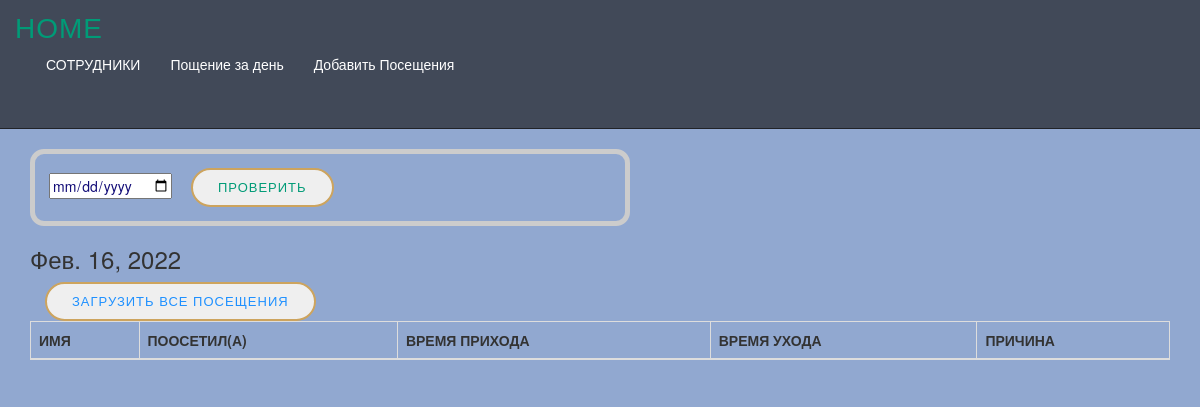
Page /list-visit-day/ on the earlier database version.
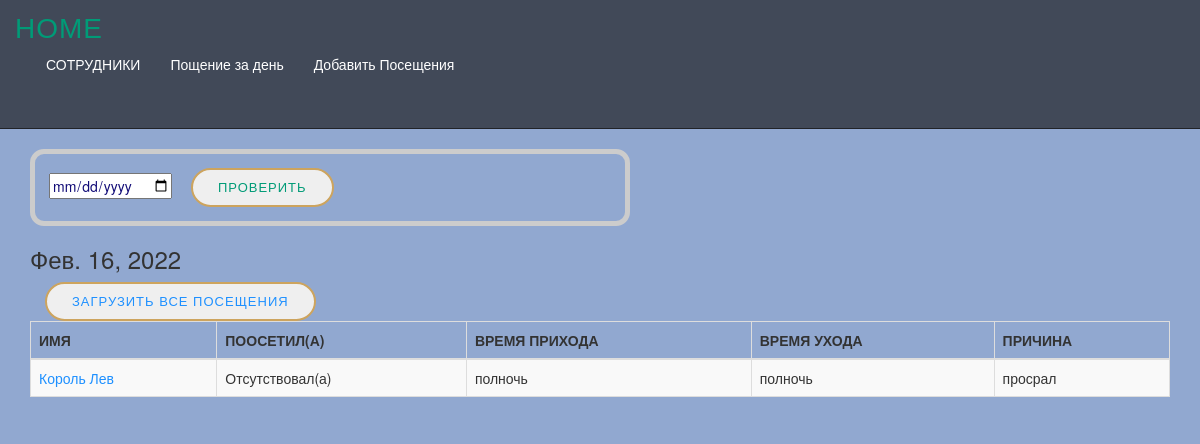
Same page on the later database version.
### grid/models.py (models this page shows, shortened)
class Visits(models.Model):
    date = models.DateField(auto_created=False)
    user = models.ForeignKey(Employee, on_delete=models.CASCADE)
    visited = models.BooleanField(choices=CHOICES)
    time_start = models.TimeField(auto_now_add=False, blank=True, null=True, default='00:00')
    time_end = models.TimeField(auto_now_add=False, blank=True, null=True, default='00:00')
    reason = models.CharField(max_length=1000, blank=True, default=' ')
    class Meta:
        ordering = ['-date']
        db_table = 'visit'

class Employee(models.Model):
    name = models.CharField(max_length=255)
    email = models.EmailField()
    phone = models.CharField(max_length=500)
    position = models.ForeignKey(Positions, on_delete=models.CASCADE)
    image = models.ImageField(upload_to='images')
    slug = models.SlugField(unique=True)
    steck = models.CharField(max_length=1000)
    def get_absolute_url(self):
        return reverse('visit', kwargs={'slug': self.slug})
    class Meta:
        db_table = 'employee'

### grid/views.py (the view)
# urls.py: path('list-visit-day/', list_visit_day, name='list_visit_day'),
def list_visit_day(request):
    day = d.today()
    visit = Visits.objects.filter(date=day)
    if request.method == 'POST':
        day = request.POST['day']
        visit = Visits.objects.filter(date=day)
    context = {
        'visits': visit,
        'day': day
    }
    return render(request, "list_visit_day.html", context)

### grid/templates/list_visit_day.html (shortened to what this page needs)
{% extends "base.html" %}
{% block content %}
<div class="col-md-12">
    <br>
    <form action="{% url 'list_visit_day' %}" method="POST">
        <input type="date" class="form-submit" name="day" id="day"
               placeholder="Todays Date" required>
        <button>ПРОВЕРИТЬ</button>
    </form>
    <div class="table-responsive">
        <table id="bootstrapdatatable" class="table table-striped table-bordered" width="100%">
            <thead>
            <th>ИМЯ</th>
            <th>ПООСЕТИЛ(А)</th>
            <th>ВРЕМЯ ПРИХОДА</th>
            <th>ВРЕМЯ УХОДА</th>
            <th>ПРИЧИНА</th>
            </thead>
            <tbody>
            <h3>{{ day }}</h3>
            <button>
            <a href="{% url 'export_excel' %}">Загрузить все посещения</a>
            </button>
            {% for visit in visits %}
            <tr>
                <td><a href="{{ visit.user.get_absolute_url }}">{{ visit.user.name }}</a></td>
                {% if visit.visited == True %}
                <td>Поcетил(а)</td>
                {% else %}
                <td>Отсутствовал(а)</td>
                {% endif %}
                {% if visit.time_start %}
                <td>{{ visit.time_start }}</td>
                {% else %}
                <td>----</td>
                {% endif %}
                {% if visit.time_end %}
                <td>{{ visit.time_end }}</td>
                {% else %}
                <td>----</td>
                {% endif %}
                {% if visit.reason %}
                <td>{{ visit.reason }}</td>
                {% else %}
                <td>----</td>
                {% endif %}
            </tr>
            {%endfor%}
            </tbody>
        </table>
    </div>
    {%endblock content%}

### grid/templates/base.html (shortened to what this page needs)
{% load static %}
<!doctype html>
<html lang=ru>
<head>
    <link href="http://maxcdn.bootstrapcdn.com/bootstrap/3.3.0/css/bootstrap.min.css" rel="stylesheet"
          id="bootstrap-css">
    <link href="{% static 'css/style.css' %}" rel="stylesheet">
</head>
<body>
<header id="header" class="fixed-top d-flex align-items-cente">
    <div class="container-fluid container-xl d-flex align-items-center justify-content-lg-between">
        <h1 class="logo me-auto me-lg-0"><a href="{% url 'index' %}">HOME</a></h1>
        <nav id="navbar" class="navbar order-last order-lg-0">
            <ul>
                <li><a class="nav-link scrollto" href="{% url 'index' %}">СОТРУДНИКИ</a></li>
                <li><a class="nav-link scrollto" href="{% url 'list_visit_day' %}">Пощение за день</a></li>
                <li><a class="nav-link scrollto" href="{% url 'add_visit' %}">Добавить Посещения</a></li>
            </ul>
        </nav>
    </div>
</header>
<div class="container">
    <div class="row">
        {%block content%}
        {%endblock%}
    </div>
</div>
</body>
</html>

### grid/static/css/style.css (style rules this page uses)
body { background-color: #91A8D0; }
a { color: #1E90FF }
button { margin: 0 0 0 15px; border: 2px solid #cda45e; color: #009B77; border-radius: 50px; padding: 8px 25px; text-transform: uppercase; font-size: 13px; font-weight: 500; letter-spacing: 1px; transition: 0.3s; }
#header { position: inherit; background: rgba(12, 11, 9, 0.6); border-bottom: 1px solid rgba(12, 11, 9, 0.6); transition: all 0.5s; z-index: 997; padding: 15px 0; top: 40px; }
#header .logo { position: inherit; font-size: 28px; margin: 0; padding: 0; line-height: 1; font-weight: 300; letter-spacing: 1px; text-transform: uppercase; font-family: "Poppins", sans-serif; }
#header .logo a { color: #009B77; margin: 300 ; }
.navbar { padding: 0; }
.navbar ul { margin: 0; padding: 0; display: flex; list-style: none; align-items: center; }
.navbar li { position: relative; }
.navbar a, .navbar a:focus { display: flex; align-items: center; justify-content: space-between; padding: 10px 0 10px 30px; color: #fff; white-space: nowrap; transition: 0.3s; font-size: 14px; }
form { margin: 300 ; width: 600px; padding: 1em; border: 5px solid #CCC; border-radius: 1em; color: #110B77; }

Differences in the rows shown:
added Visits: user.name "Король Лев", visited "Отсутствовал(а)", time_start "полночь", time_end "полночь", reason "просрал"
